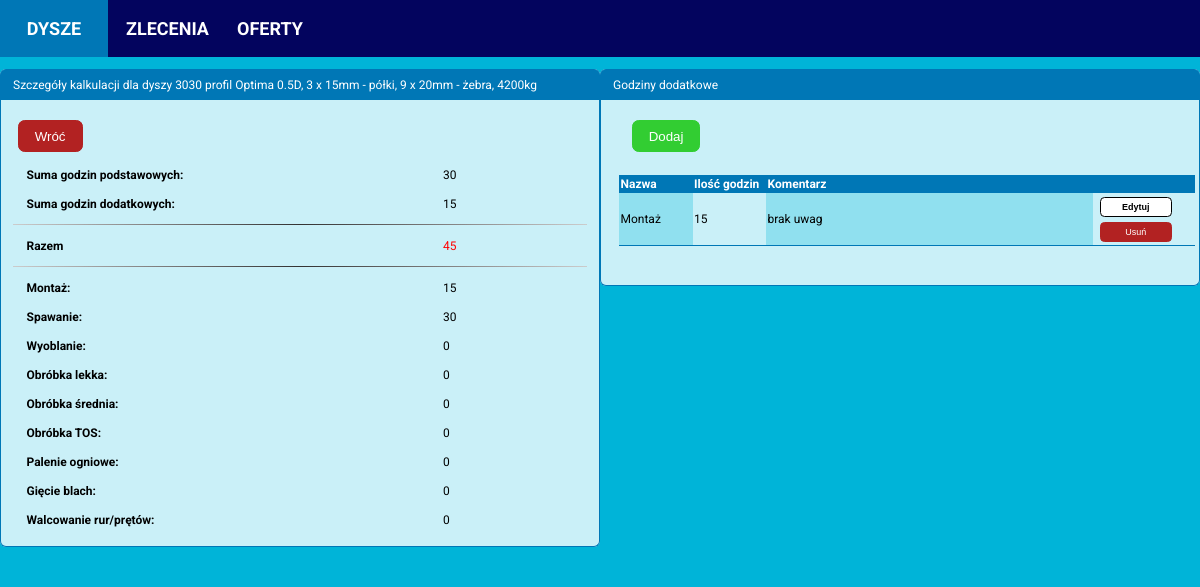
Page /nozzle/1/calculation/16/calculation_details on the committed database.
### calculator/models.py (models this page shows, shortened)
class Nozzle(models.Model):
    PROFILES = (('Optima', 'Optima'),
                ('19A', '19A'),
                )
    INNER_RING_TYPES = (('Complete st. st. inside', 'Wnętrze nierdzewne'),
                        ('St. st. ring inside', 'Pierścień kawitacyjny nierdzewny'),
                        ('Complete steel', 'Wnętrze ze stali zwykłej'),
                        ('St. st. ring and outlet', 'Pierścień kawitacyjny i wylot ze stali nierdzewnej'))
    date_created = models.DateTimeField(auto_now_add=True)
    diameter = models.PositiveIntegerField(null=False, blank=False)
    profile = models.CharField(max_length=32, choices=PROFILES, null=False, blank=False)
    drawing_number = models.CharField(max_length=32, blank=True)
    profile_height = models.PositiveIntegerField(null=False, blank=False)
    inner_ring_type = models.CharField(max_length=32, choices=INNER_RING_TYPES, null=False, blank=False)
    inner_ring_thickness_propeller_zone = models.PositiveIntegerField(null=False, blank=False)
    inner_ring_thickness_inlet_zone = models.PositiveIntegerField(null=False, blank=False)
    inner_ring_thickness_outlet_zone = models.PositiveIntegerField(null=False, blank=False)
    ribs_quantity = models.PositiveIntegerField(null=False, blank=False)
    ribs_thickness = models.PositiveIntegerField(null=False, blank=False)
    segments_quantity = models.PositiveIntegerField(null=False, blank=False)
    segments_thickness = models.PositiveIntegerField(null=False, blank=False)
    has_headbox = models.BooleanField(null=False, blank=False)
    has_outlet_ring = models.BooleanField(null=False, blank=False)
    theoretical_weight = models.PositiveIntegerField(blank=True, default=0)
    real_weight = models.PositiveIntegerField(blank=True, default=0)

class AdditionalNozzleHours(models.Model):
    GROUP = [('assembly_hours', 'Montaż'),
             ('welding_hours', 'Spawanie'),
             ('spinning_hours', 'Wyoblanie'),
             ('small_machining_hours', 'Obróbka lekka'),
             ('medium_machining_hours', 'Obróbka średnia'),
             ('tos_machining_hours', 'Obróbka TOS'),
             ('cutting_plates_hours', 'Palenie blach'),
             ('bending_hours', 'Gięcie blach'),
             ('rolling_profiles_hours', 'Walcowanie rur'),
             ]
    calculation = models.ForeignKey(NozzleCalculation, on_delete=models.CASCADE)
    date_created = models.DateTimeField(auto_now_add=True)
    additional_hours_amount = models.PositiveIntegerField(blank=False)
    comment = models.TextField(blank=False, max_length=200)
    group = models.CharField(max_length=40, blank=True, null=True, choices=GROUP)

### calculator/views.py (the view)
# urls.py: path('nozzle/<int:nozzle_id>/calculation/<int:calculation_id>/calculation_details', nozzle_calculation_details_view, name='nozzle_calculation_details'),
def nozzle_calculation_details_view(request, nozzle_id, calculation_id):
    nozzle = Nozzle.objects.get(id=nozzle_id)
    ratio = round((nozzle.profile_height / nozzle.diameter), 1)
    calculation = NozzleCalculation.objects.get(id=calculation_id)
    total_hours = (calculation.assembly_hours + calculation.welding_hours + calculation.spinning_hours
                   + calculation.spinning_hours + calculation.small_machining_hours
                   + calculation.medium_machining_hours + calculation.tos_machining_hours
                   + calculation.cutting_plates_hours + calculation.bending_hours
                   + calculation.rolling_profiles_hours)
    additional_nozzle_hours = calculation.additionalnozzlehours_set.order_by('group')
    additional_hours = AdditionalNozzleHours.objects.filter(calculation=calculation).aggregate(total_hours=Sum('additional_hours_amount'))
    try:
        sum_of_all_hours = additional_hours['total_hours'] + total_hours
    except:
        sum_of_all_hours = total_hours
    additional_assembly_hours = AdditionalNozzleHours.objects.filter(
        calculation=calculation, group='assembly_hours').\
        aggregate(total_hours=Sum('additional_hours_amount'))
    try:
        all_assembly_hours = additional_assembly_hours['total_hours'] + calculation.assembly_hours
    except:
        all_assembly_hours = calculation.assembly_hours
    additional_welding_hours = AdditionalNozzleHours.objects.filter(
        calculation=calculation, group='welding_hours').\
        aggregate(total_hours=Sum('additional_hours_amount'))
    try:
        all_welding_hours = additional_welding_hours['total_hours'] + calculation.welding_hours
    except:
        all_welding_hours = calculation.welding_hours
    additional_spinning_hours = AdditionalNozzleHours.objects.filter(
        calculation=calculation, group='spinning_hours').\
        aggregate(total_hours=Sum('additional_hours_amount'))
    try:
       all_spinning_hours = additional_spinning_hours['total_hours'] + calculation.spinning_hours
    except:
        all_spinning_hours = calculation.spinning_hours
    additional_small_machining_hours = AdditionalNozzleHours.objects.filter(
        calculation=calculation, group='small_machining_hours'). \
        aggregate(total_hours=Sum('additional_hours_amount'))
    try:
        all_small_machining_hours = additional_small_machining_hours['total_hours'] + calculation.small_machining_hours
    except:
        all_small_machining_hours = calculation.small_machining_hours
    additional_medium_machining_hours = AdditionalNozzleHours.objects.filter(
        calculation=calculation, group='medium_machining_hours'). \
        aggregate(total_hours=Sum('additional_hours_amount'))
    try:
        all_medium_machining_hours = additional_medium_machining_hours['total_hours'] + calculation.medium_machining_hours
    except:
        all_medium_machining_hours = calculation.medium_machining_hours
    additional_tos_machining_hours = AdditionalNozzleHours.objects.filter(
        calculation=calculation, group='tos_machining_hours'). \
        aggregate(total_hours=Sum('additional_hours_amount'))
    try:
        all_tos_machining_hours = additional_tos_machining_hours['total_hours'] + calculation.tos_machining_hours
    except:
        all_tos_machining_hours = calculation.tos_machining_hours
    additional_cutting_plates_hours = AdditionalNozzleHours.objects.filter(
        calculation=calculation, group='cutting_plates_hours'). \
        aggregate(total_hours=Sum('additional_hours_amount'))
    try:
        all_cutting_plates_hours = additional_cutting_plates_hours['total_hours'] + calculation.cutting_plates_hours
    except:
        all_cutting_plates_hours = calculation.cutting_plates_hours
    additional_bending_hours = AdditionalNozzleHours.objects.filter(
        calculation=calculation, group='bending__hours'). \
        aggregate(total_hours=Sum('additional_hours_amount'))
    try:
        all_bending_hours = additional_bending_hours['total_hours'] + calculation.bending_hours
    except:
        all_bending_hours = calculation.bending_hours
    additional_rolling_profiles_hours = AdditionalNozzleHours.objects.filter(
        calculation=calculation, group='rolling_profiles_hours'). \
        aggregate(total_hours=Sum('additional_hours_amount'))
    try:
        all_rolling_profiles_hours = additional_rolling_profiles_hours['total_hours'] + calculation.rolling_profiles_hours
    except:
        all_rolling_profiles_hours = calculation.rolling_profiles_hours
    context = {'calculation': calculation,
               'nozzle': nozzle,
               'ratio': ratio,
               'additional_nozzle_hours': additional_nozzle_hours,
               'total_hours': total_hours,
               'additional_hours': additional_hours,
               'sum_of_all_hours': sum_of_all_hours,
               'all_assembly_hours': all_assembly_hours,
               'all_welding_hours': all_welding_hours,
               'all_spinning_hours': all_spinning_hours,
               'all_small_machining_hours': all_small_machining_hours,
               'all_medium_machining_hours': all_medium_machining_hours,
               'all_tos_machining_hours': all_tos_machining_hours,
               'all_cutting_plates_hours': all_cutting_plates_hours,
               'all_bending_hours': all_bending_hours,
               'all_rolling_profiles_hours': all_rolling_profiles_hours
               }
    template = 'calculator/nozzle_calculation_details.html'
    return render(request, template, context)

### calculator/templates/calculator/nozzle_calculation_details.html
{% extends 'calculator/base.html' %}
{% block content %}
<div class="content-main">
  <div class="item-box">
    <div class="item-header-box">
      <p>Szczegóły kalkulacji dla dyszy {{ nozzle.diameter }}
       profil {{ nozzle.profile }}
      {{ ratio }}D,
      {{ nozzle.segments_quantity}} x {{ nozzle.segments_thickness}}mm - półki,
      {{ nozzle.ribs_quantity}} x {{ nozzle.ribs_thickness}}mm - żebra,
      {{ nozzle.theoretical_weight }}kg</p>
    </div>
    <div class="item-details">
      <div class="button-box">
        <a href="{% url 'calculator:nozzle_calculations' nozzle.id %}"><button class="cancel-btn">Wróć</button></a>      </div>
      <div class="item-details-box">
        <p class="item-detail-name">Suma godzin podstawowych:</p>
        <p class="item-detail-value">{{ total_hours }}</p>
      </div>
      <div class="item-details-box">
        <p class="item-detail-name">Suma godzin dodatkowych:</p>
        {% if additional_hours.total_hours == None %}
        <p class="item-detail-value">0</p>
        {% else %}
        <p class="item-detail-value">{{ additional_hours.total_hours }}</p>
        {% endif %}
      </div>
      <hr>
      <div class="item-details-box">
        <p class="item-detail-name">Razem</p>
        <p class="item-detail-value" style="color:red;">{{ sum_of_all_hours }}</p>
      </div>
      <hr>
      <div class="item-details-box">
        <p class="item-detail-name">Montaż:</p>
        <p class="item-detail-value">{{ all_assembly_hours }}</p>
      </div>
      <div class="item-details-box">
        <p class="item-detail-name">Spawanie:</p>
        <p class="item-detail-value">{{ all_welding_hours }}</p>
      </div>
      <div class="item-details-box">
        <p class="item-detail-name">Wyoblanie:</p>
        <p class="item-detail-value">{{ all_spinning_hours }}</p>
      </div>
      <div class="item-details-box">
        <p class="item-detail-name">Obróbka lekka:</p>
        <p class="item-detail-value">{{ all_small_machining_hours }}</p>
      </div>
      <div class="item-details-box">
        <p class="item-detail-name">Obróbka średnia:</p>
        <p class="item-detail-value">{{ all_medium_machining_hours }}</p>
      </div>
      <div class="item-details-box">
        <p class="item-detail-name">Obróbka TOS:</p>
        <p class="item-detail-value">{{ all_tos_machining_hours }}</p>
      </div>
      <div class="item-details-box">
        <p class="item-detail-name">Palenie ogniowe:</p>
        <p class="item-detail-value">{{ all_cutting_plates_hours }}</p>
      </div>
      <div class="item-details-box">
        <p class="item-detail-name">Gięcie blach:</p>
        <p class="item-detail-value">{{ all_bending_hours }}</p>
      </div>
      <div class="item-details-box">
        <p class="item-detail-name">Walcowanie rur/prętów:</p>
         <p class="item-detail-value">{{ all_rolling_profiles_hours }}</p>
      </div>
    </div>
  </div>
  <div class="item-box">
    <div class="item-header-box">
      <p>Godziny dodatkowe</p>
    </div>
    <div class="item-details">
      <div class="item-details-box">
        <a href="{% url 'calculator:add_additional_nozzle_hours' nozzle.id calculation.id %}">
          <button class="add-btn" type="button">Dodaj</button>
        </a>
      </div>
      <div class="item-details-table">
        <table style="width: 48em;">
          <thead>
            <tr>
              <th style="width:6em;">Nazwa</th>
              <th style="width:6em;">Ilość godzin</th>
              <th style="width:28em;">Komentarz</th>
              <th></th>
            </tr>
          </thead>
          {% for additional_nozzle_hour in additional_nozzle_hours %}
          <tr>
            <td>{{ additional_nozzle_hour.get_group_display }}</td>
            <td>{{ additional_nozzle_hour.additional_hours_amount }}</td>
            <td>{{ additional_nozzle_hour.comment|truncatechars:170 }}</td>
            <td>
              <a href="{% url 'calculator:edit_additional_nozzle_hours' nozzle.id calculation.id additional_nozzle_hour.id %}">
                <button class="show-btn">Edytuj</button>
              </a>
            <a href="{% url 'calculator:delete_additional_nozzle_hours' nozzle.id calculation.id additional_nozzle_hour.id %}"><button class="delete-btn">Usuń</button></a>
            </td>
          </tr>
          {% endfor %}
        </table>
      </div>
    </div>
  </div>
</div>
{% endblock content %}

### static/styles.css (style rules this page uses)
body { font-family: Roboto, Arial; font-size: 12px; margin: 0 auto; padding: 0; background-color: #00b4d8; }
table { width: 480px; }
table, th, td { border-collapse: collapse; text-align: left; border-bottom: 1px solid #0077b6; margin-left: 0.5em; margin-bottom: 2em; }
td:nth-child(2n+1) { background-color: #90e0ef; }
thead { background-color: #0077b6; color: white; font-weight: 300; }
thead th { width: 100px; }
th, td { padding: 0.125em; }
hr { border: 0; height: 1px; background: #333; background-image: linear-gradient(to right, #ccc, #333, #ccc); }
.content-main { display: flex; flex-direction: row; background-color: #00b4d8; justify-content: space-between; align-items: flex-start; margin: 0 auto; padding: 0 auto; }
.item-box { min-width: 350px; width: 600px; display: flex; flex-direction: column; background-color: #CAF0F8; border-radius: 0.5em; margin: 1em auto; padding: 0px; }
.item-header-box { display: flex; margin: 0; padding-left: 1em; background-color: #0077b6; height: 2.5em; color: white; border-top-left-radius: 0.5em; border-top-right-radius: 0.5em; border-left: 1px solid #0077b6; border-right: 1px solid #0077b6; border-top: 1px solid #0077b6; align-items: center; }
.item-details { padding: 1em 1em; border-left: 1px solid #0077b6; border-right: 1px solid #0077b6; border-bottom: 1px solid #0077b6; border-bottom-left-radius: 0.5em; border-bottom-right-radius: 0.5em; }
.item-details-box { display: flex; justify-content: space-between; align-items: center; padding: 0.125em 1em; }
.item-details-table { padding: 0.25em 0; margin-top: 1em; }
.item-detail-name { width: 20em; font-weight: bold; justify-content: center; text-align: left; margin: 0.5em 0.125em; }
.item-detail-value { margin: 0 1em; width: 10em; }
.button-box { display: flex; justify-content: flex-start; align-items: center; margin: 0.125em 0.25em; }
.show-btn { font-size: 0.75em; font-weight: bold; text-align: center; margin: 0.25em 0.625em; background-color: white; border: 1px solid black; border-radius: 0.5em; height: 1.25rem; width: 8em; cursor: pointer; transition: background-color 0.2s; transition: color 0.2s; }
.delete-btn { font-size: 0.75em; text-align: center; margin: 0.25em 0.625em; background-color: firebrick; color: white; border: 1px solid firebrick; border-radius: 0.5em; height: 1.25rem; width: 8em; cursor: pointer; transition: background-color 0.2s; transition: color 0.2s; }
.add-btn, .confirm-btn, .cancel-btn { background-color: limegreen; color: white; border: 1px solid limegreen; border-radius: 0.5em; height: 2rem; padding: 0.5rem 1rem; margin: 0.5em 0.5em; cursor: pointer; }
.cancel-btn { background-color: firebrick; border: 1px solid firebrick; margin-left: 0.125em; }

### rows in the picture
Nozzle: diameter "3030", profile "Optima", segments_quantity "3", segments_thickness "15", ribs_quantity "9", ribs_thickness "20", theoretical_weight "4200"
AdditionalNozzleHours: group "Montaż", additional_hours_amount "15", comment "brak uwag"

### other values in the picture
{{ ratio }} "0.5"
{{ total_hours }} "30"
{{ additional_hours.total_hours }} "15"
{{ sum_of_all_hours }} "45"
{{ all_assembly_hours }} "15"
{{ all_welding_hours }} "30"
{{ all_spinning_hours }} "0"
{{ all_small_machining_hours }} "0"
{{ all_medium_machining_hours }} "0"
{{ all_tos_machining_hours }} "0"
{{ all_cutting_plates_hours }} "0"
{{ all_bending_hours }} "0"
{{ all_rolling_profiles_hours }} "0"
